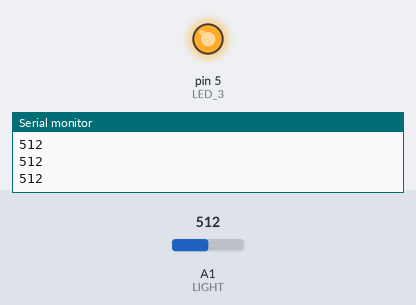
Bench run of a sketch on a simulated Arduino Uno, built with avr-gcc and run on an emulated ATmega328P. Parts: output pins drawn as LEDs (lit = HIGH), the last lines printed to the serial monitor. Inputs (shaded band) come from the test bench; at power-on: A1 (LIGHT) = 512.

Above: at 1.2 s.
1.3 s: A1 (LIGHT) set to 368
2.8 s: A1 (LIGHT) set to 336
At 3.8 s:
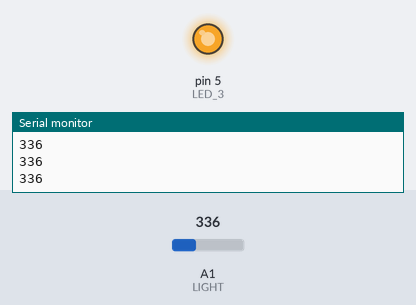
4.3 s: A1 (LIGHT) set to 122
At 4.9 s:
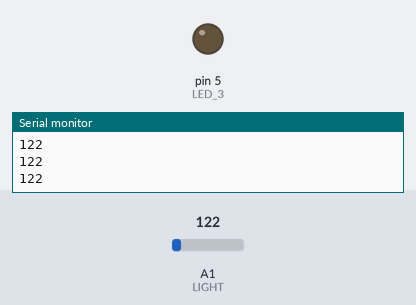
Timing chart, 0 to 7.3 s (numbered marks = the images above; inputs shaded):
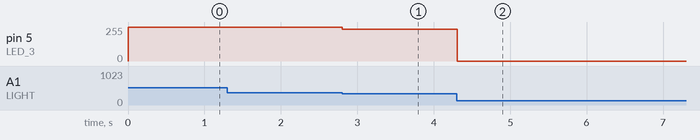

The sketch:

_5_Photoresistor_Demo.ino
```cpp
/*
  Demo 5.1. This demos using a photoresistor.

  What will happen?
  Waving over the light sensor will cause the 3rd LED to dim proportionally.

  Learn:
  - Photoresistor

  Schematic:
  - LED
    (+)lead to pin 5
    (-)lead to GND, via 470 ohm resistor

  Add:
  + Photoresistor (wired just like button)
    -1 lead to +5v
    -Other lead via 1K pull-down resistor (or any other high value resistor)
     to GND; also connect this lead to A1.
 */

/*
  These values help make the photoresistor dimmer work right.
  Set them by serial-outputting the light values and looking at them.
  -HIGH is ambient (or expected max) light.
  -LOW is the value when you put your finger on the sensor and it's as
   dark as expected.
*/
#define AMBIENT_LIGHT_LOW 150
#define AMBIENT_LIGHT_HIGH 350


//Digital
#define LED_3 5

//Analog
#define LIGHT 1

int prevButtonState = LOW;

void setup() {

  pinMode(LED_3, OUTPUT);

  //Analog inputs don't need to be defined

  digitalWrite(LED_3, LOW);

  Serial.begin(9600);

}

void loop() {

  /* LIGHT */
  int lightVal = analogRead(LIGHT);
  Serial.println(lightVal);
  int scaledLightVal = getScaledLightVal(lightVal);


  analogWrite(LED_3, scaledLightVal);


  delay(10);
}

/* This makes the LED dimming along with the pot work better */
int getScaledLightVal(int lightVal) {
  if(lightVal > AMBIENT_LIGHT_HIGH)
    lightVal = AMBIENT_LIGHT_HIGH;
  else if(lightVal < AMBIENT_LIGHT_LOW)
    lightVal = AMBIENT_LIGHT_LOW;

  return map(lightVal, AMBIENT_LIGHT_LOW, AMBIENT_LIGHT_HIGH, 0, 255);
}
```

Measured:
- after the input at 2.8 s, pin 5 (LED_3): 255/255 → 237/255 at once
- after the input at 4.3 s, pin 5 (LED_3): 237/255 → 0/255 at once
